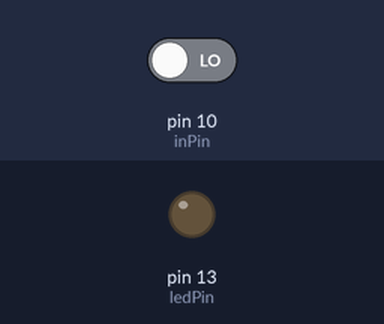
Simulated run of this sketch. Board: Arduino Uno, built with avr-gcc and run on an emulated ATmega328P. Shown: output pins drawn as LEDs (lit = HIGH). The test bench sets the inputs (shaded band); at power-on: pin 10 (inPin) LOW.

Above: at 1.2 s.
1.3 s: pin 10 (inPin) driven HIGH
At 2.5 s:
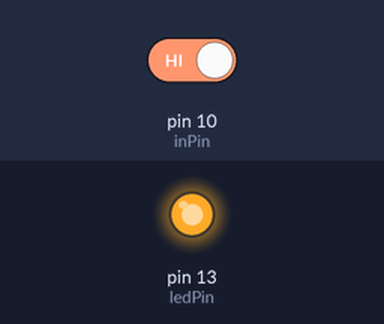
2.8 s: pin 10 (inPin) driven LOW
At 3.7 s:
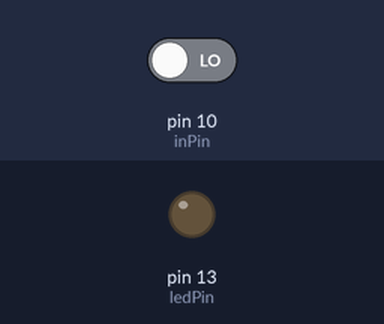
Timing chart, 0 to 5.8 s (numbered marks = the images above; inputs shaded):
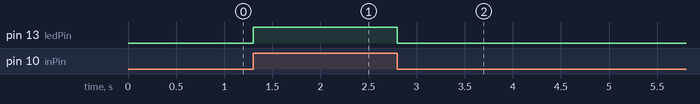

Measured:
- after the input at 1.3 s, pin 13 (ledPin): LOW → HIGH at once
- after the input at 2.8 s, pin 13 (ledPin): HIGH → LOW at once

The sketch:

Per_saberne_mes__4_.ino
```cpp
/***************************************************************************************************************************************************************************

  o888.   c888o   .@@@@@@.      c8@@8c     O8OO  C88C   O88C                Xavi Masana
   @@@@  o@@@@   @@@@@@@@@@   c@@@@@@@@@   @@@@ :@@@@O O@@@@                Lacetania
   .@@@@.@@@@c  O@@@@  C@@@o  @@@@  @@@@C  O@@@c8@@@@@ @@@@c                2n IT
    :@@@@@@@:    @@@@C        @@@o  O@@@C   @@@@@@@@@@@@@@@                 Xais Crew Life
     :@@@@@:      @@@@@@O     @@@o          8@@@@@@@@@@@@@O                 Projecte: Per saberne més (1)
     o@@@@@C       @@@@@@@   O@@@o         .@@@@@@@@@@@@@@@
     @@@@@@@          o@@@@.  @@@o  C@@@C    @@@@@@@@@@@@@
    @@@@@@@@@   @@@@o  o@@@8  @@@O  8@@@O    O@@@@8 @@@@@o
   @@@@8 @@@@@  .@@@@@@@@@@:  @@@@@@@@@@.     @@@@c @@@@@
  8@@@@   @@@@@   O@@@@@@@     O@@@@@@8       @@@@  O@@@@

 ************************************************************************************************************************************************************************/
 //*********************************************************************INCLUDE*******************************************************************************************


 //*********************************************************************VARIABLES******************************************************************************************
int ledPin = 13; // PIN del LED
int inPin = 10; // PIN del pulsador
int value = 0;
 //***********************************************************************SETUP*********************************************************************************************
void setup() {
pinMode(ledPin, OUTPUT); // Inicializa el pin 13 como salida digital
pinMode(inPin, INPUT); // Inicializa el pin 10 como entrada digital
}
//*************************************************************************LOOP**********************************************************************************************
void loop() {
value = digitalRead(inPin); // Lee el valor de la entrada digital
digitalWrite(ledPin, value);
}
//***********************************************************************FUNCTIONS*******************************************************************************************
```
